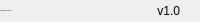
              <widget class="QFrame" name="bottomBar">
               <property name="minimumSize">
                <size>
                 <width>0</width>
                 <height>22</height>
                </size>
               </property>
               <property name="maximumSize">
                <size>
                 <width>16777215</width>
                 <height>22</height>
                </size>
               </property>
               <property name="frameShape">
                <enum>QFrame::NoFrame</enum>
               </property>
               <property name="frameShadow">
                <enum>QFrame::Raised</enum>
               </property>
               <layout class="QHBoxLayout" name="horizontalLayout_5">
                <property name="spacing">
                 <number>0</number>
                </property>
                <property name="leftMargin">
                 <number>0</number>
                </property>
                <property name="topMargin">
                 <number>0</number>
                </property>
                <property name="rightMargin">
                 <number>0</number>
                </property>
                <property name="bottomMargin">
                 <number>0</number>
                </property>
                <item>
                 <widget class="QLabel" name="creditsLabel">
                  <property name="maximumSize">
                   <size>
                    <width>16777215</width>
                    <height>16</height>
                   </size>
                  </property>
                  <property name="font">
                   <font>
                    <family>Segoe UI</family>
                    <pointsize>-1</pointsize>
                    <italic>false</italic>
                    <bold>false</bold>
                   </font>
                  </property>
                  <property name="text">
                   <string>By: Tran Duc Duy P33202 </string>
                  </property>
                  <property name="alignment">
                   <set>Qt::AlignLeading|Qt::AlignLeft|Qt::AlignVCenter</set>
                  </property>
                 </widget>
                </item>
                <item>
                 <widget class="QLabel" name="version">
                  <property name="text">
                   <string>v1.0</string>
                  </property>
                  <property name="alignment">
                   <set>Qt::AlignRight|Qt::AlignTrailing|Qt::AlignVCenter</set>
                  </property>
                 </widget>
                </item>
                <item>
                 <widget class="QFrame" name="frame_size_grip">
                  <property name="minimumSize">
                   <size>
                    <width>20</width>
                    <height>0</height>
                   </size>
                  </property>
                  <property name="maximumSize">
                   <size>
                    <width>20</width>
                    <height>16777215</height>
                   </size>
                  </property>
                  <property name="frameShape">
                   <enum>QFrame::NoFrame</enum>
                  </property>
                  <property name="frameShadow">
                   <enum>QFrame::Raised</enum>
                  </property>
                 </widget>
                </item>
               </layout>
              </widget>
